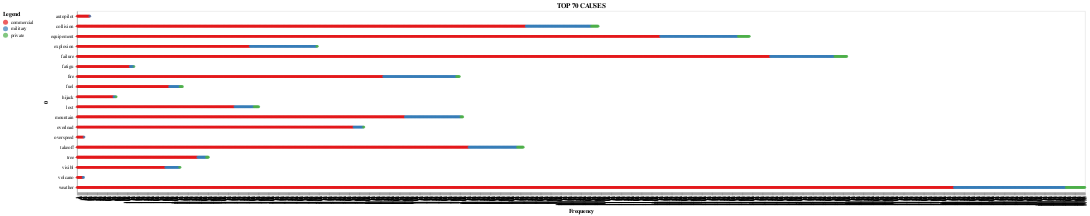

The code cell stored with this chart in its notebook:
### Code cell
#Top 65 words
top_fifty=[      
'weather','fog','rain','ice','thunderstorm','wind','turbul','cloud','snow','storm','lightn','snowstorm','windshear', 'rainstorm','sandstorm',
 'failur','accid','error','problem','malfunct','crack','leak', 
  "engin",'rotor','rudder', 'wing','brake','skid','tire','fuselag',
  'shot','explod','explos','deton','missil','bomb',
    "mountain",'mountainsid','mount','cliff','ravin',
     'struck','hit','impact','collis',
      'cargo','weight', 'overload',
      'ground','takeoff', 'take-Off',
       'hijack','sabotag' ,'attack',  
       'fire','flame','burn', 
'lost', 
'tree',
'fuel',
'visibl',
'fatigu',
'autopilot',
'volcano',
'overspeed',       
]

top_causes = []
#Append each of the top 70 words in a new list, for every time it appears in the data set
for x in clean_summary_2:
  if(x[0] in top_fifty):
    top_causes.append(x)
   
#Sort so that it appears uniform colored in the graaph
s= sorted(top_causes, key=lambda i: ( i[0], i[2] ), reverse=False)

#Categories
weather = ['weather','fog','rain','ice','thunderstorm','wind','turbul','cloud','snow','storm','lightn','snowstorm','windshear', 'rainstorm','sandstorm']
failure = ['failur','accid','error','problem','malfunct','crack','leak']
equipement = ["engin",'rotor','rudder', 'wing','brake','skid','tire','fuselag']
explosion = [ 'shot','explod','explos','deton','missil','bomb']
mountain = ["mountain",'mountainsid','mount','cliff','ravin']
collision = [ 'struck','hit','impact','collis']
overload =[     'cargo','weight', 'overload']
take_off = ['ground','takeoff', 'take-Off']
hijack = [ 'hijack','sabotag' ,'attack'] 
fire = ['fire','flame','burn']


categorized = []
for x in s:
  if(x[0]in weather):
    y='weather'
    temp = (y,x[1],x[2])
    categorized.append(temp)

  elif(x[0] in failure):
    y='failure'
    temp = (y,x[1],x[2])
    categorized.append(temp)
  elif(x[0] in equipement):
    y='equipement'
    temp = (y,x[1],x[2])
    categorized.append(temp)
  elif(x[0] in explosion):
    y='explosion'
    temp = (y,x[1],x[2])
    categorized.append(temp)
  elif(x[0] in mountain):
    y='mountain'
    temp = (y,x[1],x[2])
    categorized.append(temp)
  elif(x[0] in collision):
    y='collision'
    temp = (y,x[1],x[2])
    categorized.append(temp)
  elif(x[0] in overload):
    y='overload'
    temp = (y,x[1],x[2])
    categorized.append(temp)
  elif(x[0] in take_off):
    y='takeoff'
    temp = (y,x[1],x[2])
    categorized.append(temp)
  elif(x[0] in hijack):
    y='hijack'
    temp = (y,x[1],x[2])
    categorized.append(temp)
  elif(x[0] in fire):
    y='fire'
    temp = (y,x[1],x[2])
    categorized.append(temp)
  else:
    categorized.append(x)
s2= sorted(categorized, key=lambda i: ( i[0], i[2] ), reverse=False)

import altair as alt 
#Create dataset & Upload on GitHub
df3= pd.DataFrame(s)
df2 = pd.DataFrame(s2)
df2.to_csv('Top_Words_By_Category.csv', index=False)
#This allows to have more than 5000 observation (**performance does suffer)
alt.data_transformers.disable_max_rows()

#Wilkinson Chart
alt.Chart(df2,title = "TOP 70 CAUSES").mark_circle().transform_window(
    id='rank()',
    groupby=['0']
).encode(
    alt.Y('0:O', sort=alt.EncodingSortField(field="id",order='descending'), ),
    alt.X('id:O',title = "Frequency",),
    color=alt.Color('2:O', legend=alt.Legend(title="Legend",orient="left"),scale=alt.Scale(scheme='set1')  ),
    tooltip = ['0:O','2:O']
     
).configure_axis(
    grid=False
).properties(width = 10000)

### Figure 1 — Vega-Lite specification as saved in the notebook (floating-point values rounded to 4 significant figures; data arrays with more than 128 entries replaced by an {"elided": "..."} marker saying what was removed)
{"config": {"view": {"continuousWidth": 400, "continuousHeight": 300}, "axis": {"grid": false}}, "data": {"name": "data-537da839686c2a712e23cd899215a7fa"}, "mark": "circle", "encoding": {"color": {"type": "ordinal", "field": "2", "legend": {"orient": "left", "title": "Legend"}, "scale": {"scheme": "set1"}}, "tooltip": [{"type": "ordinal", "field": "0"}, {"type": "ordinal", "field": "2"}], "x": {"type": "ordinal", "field": "id", "title": "Frequency"}, "y": {"type": "ordinal", "field": "0", "sort": {"field": "id", "order": "descending"}}}, "title": "TOP 70 CAUSES", "transform": [{"window": [{"op": "rank", "field": "", "as": "id"}], "groupby": ["0"]}], "width": 10000, "$schema": "https://vega.github.io/schema/vega-lite/v4.0.2.json", "datasets": {"data-537da839686c2a712e23cd899215a7fa": {"elided": "11166 records"}}}
